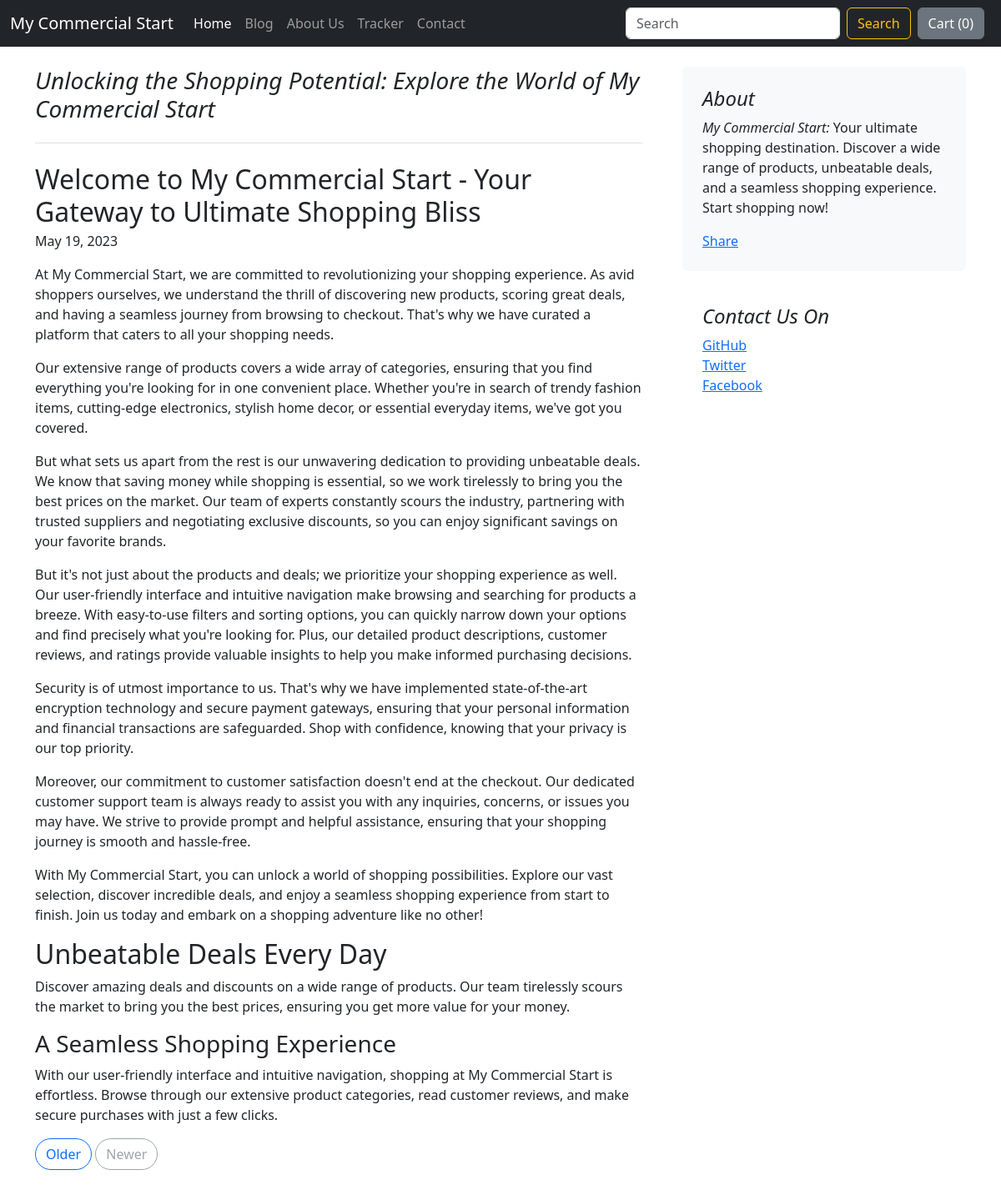
The page /blog/blogpost/1 on the database its author committed.
### blog/models.py (models this page shows, shortened)
class BlogPost(models.Model):
    postId = models.AutoField(primary_key=True)
    title = models.CharField(max_length=500, default="")
    head0 = models.CharField(max_length=500, default="")
    cHead0 = models.CharField(max_length=5000, default="")
    head1 = models.CharField(max_length=500, default="")
    cHead1 = models.CharField(max_length=5000, default="")
    head2 = models.CharField(max_length=500, default="")
    cHead2 = models.CharField(max_length=5000, default="")
    pub_date = models.DateField()
    thumbnail = models.ImageField(upload_to='blog/thumbnails',default="")

### blog/views.py (the view)
# urls.py: path("blogpost/<int:id>", views.blogPost, name="BlogPost")
def blogPost(request, id):
    post = BlogPost.objects.filter(postId = id)[0]
    return render(request, "blog/blogpost.html", {"post":post})

### blog/templates/blog/blogpost.html (shortened to what this page needs)
{% extends 'blog/base.html' %}
{% block body %}
<div class="container my-4">
    <div class="row g-5 ">
        {% autoescape off %}
        <div class="col-md-8">
            <h3 class="pb-4 mb-4 fst-italic border-bottom">
                {{post.title}}
            </h3>
            <article class="blog-post">
                <h2 class="blog-post-title mb-1">{{post.head0}}</h2>
                <p class="blog-post-meta">{{post.pub_date}}</p>
                <p>
                    {{post.cHead0}}
                </p>
                <h2>{{post.head1}}</h2>
                <p>
                    {{post.cHead1}}
                </p>
                <h3>{{post.head2}}</h3>
                <p>
                    {{post.cHead2}}
                </p>
            </article>
            <nav class="blog-pagination" aria-label="Pagination">
                <a class="btn btn-outline-primary rounded-pill" href="#">Older</a>
                <a class="btn btn-outline-secondary rounded-pill disabled">Newer</a>
            </nav>
        </div>
        {% endautoescape %}
        <div class="col-md-4">
            <div class="position-sticky" style="top: 2rem;">
                <div class="p-4 mb-3 bg-body-tertiary rounded">
                    <h4 class="fst-italic">About</h4>
                    <p class="mb-0"><em> My Commercial Start:</em> Your ultimate shopping destination. Discover a wide range of products, unbeatable deals, and a seamless shopping experience. Start shopping now!</p>
                    <div class="fb-share-button mt-3" data-href="http://127.0.0.1:8000/blog/blogpost/{{post.postId}}" data-layout="button_count" data-size="large"><a target="_blank" href="https://www.facebook.com/sharer/sharer.php?u=http%3A%2F%2F127.0.0.1%3A8000%2Fblog%2Fblogpost%2F1&amp;src=sdkpreparse" class="fb-xfbml-parse-ignore">Share</a></div>
                </div>
                <div class="p-4">
                    <h4 class="fst-italic">Contact Us On</h4>
                    <ol class="list-unstyled">
                        <li><a href="https://github.com/Logic2apply/">GitHub</a></li>
                        <li><a href="#">Twitter</a></li>
                        <li><a href="#">Facebook</a></li>
                    </ol>
                </div>
            </div>
        </div>
    </div>
</div>
{% endblock body %}

### rows shown on the page
BlogPost: title "Unlocking the Shopping Potential: Explore the World of My Commercial Start", head0 "Welcome to My Commercial Start - Your Gateway to Ultimate Shopping Bliss", pub_date "May 19, 2023", cHead0 "At My Commercial Start, we are committed to revolutionizing your shopping experience. As avid shoppers ourselves, we understand the thrill of discovering new products, scoring great deals, and having a seamless journey from browsing to checkout. That's why we have curated a platform that caters to all your shopping needs. Our extensive range of products covers a wide array of categories, ensuring that you find everything you're looking for in one convenient place. Whether you're in search of trendy fashion items, cutting-edge electronics, stylish home decor, or essential everyday items, we've got you covered. But what sets us apart from the rest is our unwavering dedication to providing…", head1 "Unbeatable Deals Every Day", cHead1 "Discover amazing deals and discounts on a wide range of products. Our team tirelessly scours the market to bring you the best prices, ensuring you get more value for your money.", head2 "A Seamless Shopping Experience", cHead2 "With our user-friendly interface and intuitive navigation, shopping at My Commercial Start is effortless. Browse through our extensive product categories, read customer reviews, and make secure purchases with just a few clicks."
